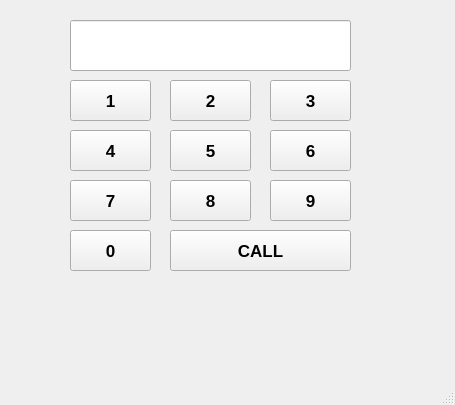
<?xml version="1.0" encoding="UTF-8"?>
<ui version="4.0">
 <class>lee</class>
 <widget class="QMainWindow" name="lee">
  <property name="geometry">
   <rect>
    <x>0</x>
    <y>0</y>
    <width>455</width>
    <height>405</height>
   </rect>
  </property>
  <property name="windowTitle">
   <string>MainWindow</string>
  </property>
  <widget class="QWidget" name="centralwidget">
   <widget class="QPushButton" name="pb1">
    <property name="geometry">
     <rect>
      <x>70</x>
      <y>80</y>
      <width>81</width>
      <height>41</height>
     </rect>
    </property>
    <property name="font">
     <font>
      <pointsize>13</pointsize>
      <weight>75</weight>
      <bold>true</bold>
     </font>
    </property>
    <property name="text">
     <string>1</string>
    </property>
   </widget>
   <widget class="QPushButton" name="pb2">
    <property name="geometry">
     <rect>
      <x>170</x>
      <y>80</y>
      <width>81</width>
      <height>41</height>
     </rect>
    </property>
    <property name="font">
     <font>
      <pointsize>13</pointsize>
      <weight>75</weight>
      <bold>true</bold>
     </font>
    </property>
    <property name="text">
     <string>2</string>
    </property>
   </widget>
   <widget class="QPushButton" name="pb3">
    <property name="geometry">
     <rect>
      <x>270</x>
      <y>80</y>
      <width>81</width>
      <height>41</height>
     </rect>
    </property>
    <property name="font">
     <font>
      <pointsize>13</pointsize>
      <weight>75</weight>
      <bold>true</bold>
     </font>
    </property>
    <property name="text">
     <string>3</string>
    </property>
   </widget>
   <widget class="QPushButton" name="pb6">
    <property name="geometry">
     <rect>
      <x>270</x>
      <y>130</y>
      <width>81</width>
      <height>41</height>
     </rect>
    </property>
    <property name="font">
     <font>
      <pointsize>13</pointsize>
      <weight>75</weight>
      <bold>true</bold>
     </font>
    </property>
    <property name="text">
     <string>6</string>
    </property>
   </widget>
   <widget class="QPushButton" name="pb4">
    <property name="geometry">
     <rect>
      <x>70</x>
      <y>130</y>
      <width>81</width>
      <height>41</height>
     </rect>
    </property>
    <property name="font">
     <font>
      <pointsize>13</pointsize>
      <weight>75</weight>
      <bold>true</bold>
     </font>
    </property>
    <property name="text">
     <string>4</string>
    </property>
   </widget>
   <widget class="QPushButton" name="pb5">
    <property name="geometry">
     <rect>
      <x>170</x>
      <y>130</y>
      <width>81</width>
      <height>41</height>
     </rect>
    </property>
    <property name="font">
     <font>
      <pointsize>13</pointsize>
      <weight>75</weight>
      <bold>true</bold>
     </font>
    </property>
    <property name="text">
     <string>5</string>
    </property>
   </widget>
   <widget class="QPushButton" name="pb7">
    <property name="geometry">
     <rect>
      <x>70</x>
      <y>180</y>
      <width>81</width>
      <height>41</height>
     </rect>
    </property>
    <property name="font">
     <font>
      <pointsize>13</pointsize>
      <weight>75</weight>
      <bold>true</bold>
     </font>
    </property>
    <property name="text">
     <string>7</string>
    </property>
   </widget>
   <widget class="QPushButton" name="pb8">
    <property name="geometry">
     <rect>
      <x>170</x>
      <y>180</y>
      <width>81</width>
      <height>41</height>
     </rect>
    </property>
    <property name="font">
     <font>
      <pointsize>13</pointsize>
      <weight>75</weight>
      <bold>true</bold>
     </font>
    </property>
    <property name="text">
     <string>8</string>
    </property>
   </widget>
   <widget class="QPushButton" name="pb0">
    <property name="geometry">
     <rect>
      <x>70</x>
      <y>230</y>
      <width>81</width>
      <height>41</height>
     </rect>
    </property>
    <property name="font">
     <font>
      <pointsize>13</pointsize>
      <weight>75</weight>
      <bold>true</bold>
     </font>
    </property>
    <property name="text">
     <string>0</string>
    </property>
   </widget>
   <widget class="QPushButton" name="pb9">
    <property name="geometry">
     <rect>
      <x>270</x>
      <y>180</y>
      <width>81</width>
      <height>41</height>
     </rect>
    </property>
    <property name="font">
     <font>
      <pointsize>13</pointsize>
      <weight>75</weight>
      <bold>true</bold>
     </font>
    </property>
    <property name="text">
     <string>9</string>
    </property>
   </widget>
   <widget class="QPushButton" name="pb_call">
    <property name="geometry">
     <rect>
      <x>170</x>
      <y>230</y>
      <width>181</width>
      <height>41</height>
     </rect>
    </property>
    <property name="font">
     <font>
      <pointsize>13</pointsize>
      <weight>75</weight>
      <bold>true</bold>
     </font>
    </property>
    <property name="text">
     <string>CALL</string>
    </property>
   </widget>
   <widget class="QLineEdit" name="le">
    <property name="geometry">
     <rect>
      <x>70</x>
      <y>20</y>
      <width>281</width>
      <height>51</height>
     </rect>
    </property>
    <property name="font">
     <font>
      <pointsize>15</pointsize>
      <weight>75</weight>
      <italic>true</italic>
      <bold>true</bold>
     </font>
    </property>
    <property name="text">
     <string/>
    </property>
   </widget>
  </widget>
  <widget class="QMenuBar" name="menubar">
   <property name="geometry">
    <rect>
     <x>0</x>
     <y>0</y>
     <width>455</width>
     <height>21</height>
    </rect>
   </property>
  </widget>
  <widget class="QStatusBar" name="statusbar"/>
 </widget>
 <resources/>
 <connections/>
</ui>
